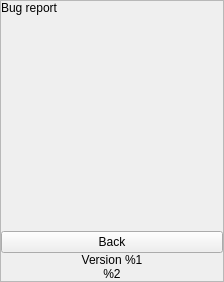
<?xml version="1.0" encoding="UTF-8"?>
<ui version="4.0">
 <class>BugReportResultScreen</class>
 <widget class="QWidget" name="BugReportResultScreen">
  <property name="geometry">
   <rect>
    <x>0</x>
    <y>0</y>
    <width>224</width>
    <height>282</height>
   </rect>
  </property>
  <property name="windowTitle">
   <string>Form</string>
  </property>
  <layout class="QVBoxLayout" name="verticalLayout">
   <property name="spacing">
    <number>0</number>
   </property>
   <property name="leftMargin">
    <number>0</number>
   </property>
   <property name="topMargin">
    <number>0</number>
   </property>
   <property name="rightMargin">
    <number>0</number>
   </property>
   <property name="bottomMargin">
    <number>0</number>
   </property>
   <item>
    <widget class="QFrame" name="frmBugReport">
     <property name="frameShape">
      <enum>QFrame::StyledPanel</enum>
     </property>
     <property name="frameShadow">
      <enum>QFrame::Raised</enum>
     </property>
     <layout class="QVBoxLayout" name="verticalLayout_3">
      <property name="spacing">
       <number>0</number>
      </property>
      <property name="leftMargin">
       <number>0</number>
      </property>
      <property name="topMargin">
       <number>0</number>
      </property>
      <property name="rightMargin">
       <number>0</number>
      </property>
      <property name="bottomMargin">
       <number>0</number>
      </property>
      <item>
       <widget class="QLabel" name="lblCaption">
        <property name="text">
         <string>Bug report</string>
        </property>
        <property name="alignment">
         <set>Qt::AlignJustify|Qt::AlignVCenter</set>
        </property>
       </widget>
      </item>
      <item>
       <widget class="CustomLineHeightLabel" name="lblStatusMessage">
        <property name="alignment">
         <set>Qt::AlignCenter</set>
        </property>
       </widget>
      </item>
      <item>
       <spacer name="verticalSpacer">
        <property name="orientation">
         <enum>Qt::Vertical</enum>
        </property>
        <property name="sizeHint" stdset="0">
         <size>
          <width>20</width>
          <height>13</height>
         </size>
        </property>
       </spacer>
      </item>
      <item>
       <widget class="QPushButton" name="btnClose">
        <property name="sizePolicy">
         <sizepolicy hsizetype="Preferred" vsizetype="Fixed">
          <horstretch>0</horstretch>
          <verstretch>0</verstretch>
         </sizepolicy>
        </property>
        <property name="text">
         <string>Back</string>
        </property>
       </widget>
      </item>
      <item>
       <widget class="VersionLabel" name="lblVersion">
        <property name="text">
         <string>Version %1
%2</string>
        </property>
        <property name="alignment">
         <set>Qt::AlignCenter</set>
        </property>
       </widget>
      </item>
     </layout>
    </widget>
   </item>
  </layout>
 </widget>
 <customwidgets>
  <customwidget>
   <class>VersionLabel</class>
   <extends>QLabel</extends>
   <header location="global">VersionLabel.h</header>
  </customwidget>
  <customwidget>
   <class>CustomLineHeightLabel</class>
   <extends>QLabel</extends>
   <header>CustomLineHeightLabel.h</header>
  </customwidget>
 </customwidgets>
 <resources/>
 <connections/>
</ui>
